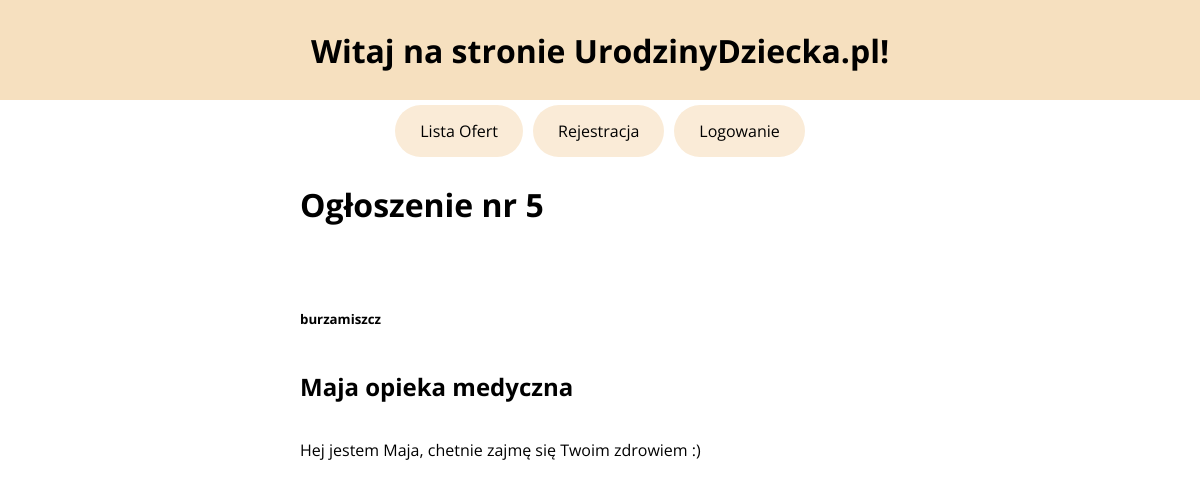
The app's page /ad/5 with its own data.
### main/models.py (models this page shows, shortened)
class Ad(models.Model):
    username = models.ForeignKey(User, on_delete=models.CASCADE)
    name = models.CharField(max_length=150)
    text = models.TextField(max_length=800)

### main/views.py (the view)
# urls.py: path('ad/<adId>', views.show_offer, name="show_offer"),
def show_offer(request, adId):
    user = request.user
    adData = Ad.objects.get(id = adId)
    print(adData.username)
    if request.method == 'POST':
        message_text = request.POST.get('message_text')
        receiver = User.objects.get(username=adData.username)
        Message.objects.create(sender=user, receiver=receiver, message_text=message_text, offer = adData)
    return render(request, "main/ad.html", {"id":adId, 'adData':adData})

### main/templates/main/ad.html (shortened to what this page needs)
{% extends 'main/base.html' %}
{% block content %}
<h1>Ogłoszenie nr {{id}}<h2>
<h5>{{adData.username}}</h5>
<h2>{{adData.name}}</h2>
<p>{{adData.text}}<p>
{% endblock content %}

### main/static/style.css (style rules this page uses)
* { font-family: "Open Sans", sans-serif; }
body { margin: 0px; }
h1 { color: black; }

### records on screen
Ad: username "burzamiszcz", name "Maja opieka medyczna", text "Hej jestem Maja, chetnie zajmę się Twoim zdrowiem :)"

### other values on screen
{{ id }} "5"
